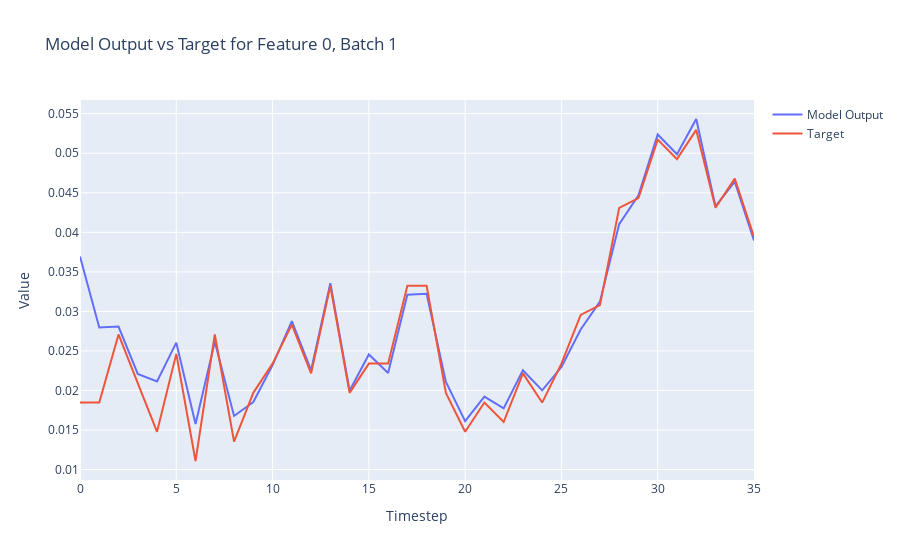

The notebook cell this image was saved under:
### Markdown cell above
Let's do some basic comparisons between our modelled and observed.

### Code cell
import plotly.graph_objects as go

def plot_model_output_vs_target(model_outputs, targets, batch_index=0, feature_index=0):
    # Extract the specified feature for the given batch from both the model outputs and targets
    model_output_series = model_outputs[batch_index, :, feature_index].detach().numpy()
    target_series = targets[batch_index, :, feature_index].numpy()
    
    # Create a range for the x-axis (timesteps)
    timesteps = list(range(model_output_series.shape[0]))
    
    # Create traces
    model_trace = go.Scatter(x=timesteps, y=model_output_series, mode='lines', name='Model Output')
    target_trace = go.Scatter(x=timesteps, y=target_series, mode='lines', name='Target')
    
    # Create the figure and add traces
    fig = go.Figure()
    fig.add_trace(model_trace)
    fig.add_trace(target_trace)
    
    # Add title and labels
    fig.update_layout(title=f'Model Output vs Target for Feature {feature_index}, Batch {batch_index}',
                      xaxis_title='Timestep',
                      yaxis_title='Value')
    
    # Show the figure
    fig.show()

# Assuming `y` and `Y` are your model outputs and targets, respectively
# Adjust batch_index and feature_index as needed
plot_model_output_vs_target(outputs.to("cpu"), Y.to("cpu"), batch_index=1, feature_index=0)

### Figure 1 — Plotly figure (JSON) as saved in the notebook; plotly's stock layout.template omitted (floating-point values rounded to 4 significant figures)
{"data": [{"mode": "lines", "name": "Model Output", "type": "scatter", "x": [0, 1, 2, 3, 4, 5, 6, 7, 8, 9, 10, 11, 12, 13, 14, 15, 16, 17, 18, 19, 20, 21, 22, 23, 24, 25, 26, 27, 28, 29, 30, 31, 32, 33, 34, 35], "y": [0.03694, 0.02797, 0.02809, 0.0221, 0.02115, 0.02605, 0.01577, 0.02616, 0.01678, 0.01854, 0.02321, 0.02877, 0.02255, 0.03357, 0.01998, 0.02456, 0.02221, 0.03212, 0.03222, 0.02109, 0.01612, 0.01923, 0.01774, 0.02257, 0.02002, 0.02296, 0.02771, 0.03124, 0.04105, 0.04467, 0.05238, 0.04987, 0.05433, 0.04329, 0.0464, 0.03896]}, {"mode": "lines", "name": "Target", "type": "scatter", "x": [0, 1, 2, 3, 4, 5, 6, 7, 8, 9, 10, 11, 12, 13, 14, 15, 16, 17, 18, 19, 20, 21, 22, 23, 24, 25, 26, 27, 28, 29, 30, 31, 32, 33, 34, 35], "y": [0.01847, 0.01847, 0.02709, 0.02094, 0.01478, 0.02463, 0.01108, 0.02709, 0.01355, 0.0197, 0.0234, 0.02833, 0.02217, 0.03325, 0.0197, 0.0234, 0.0234, 0.03325, 0.03325, 0.0197, 0.01478, 0.01847, 0.01601, 0.02217, 0.01847, 0.0234, 0.02956, 0.03079, 0.0431, 0.04433, 0.05172, 0.04926, 0.05296, 0.0431, 0.0468, 0.03941]}], "layout": {"title": {"text": "Model Output vs Target for Feature 0, Batch 1"}, "xaxis": {"title": {"text": "Timestep"}}, "yaxis": {"title": {"text": "Value"}}}}
